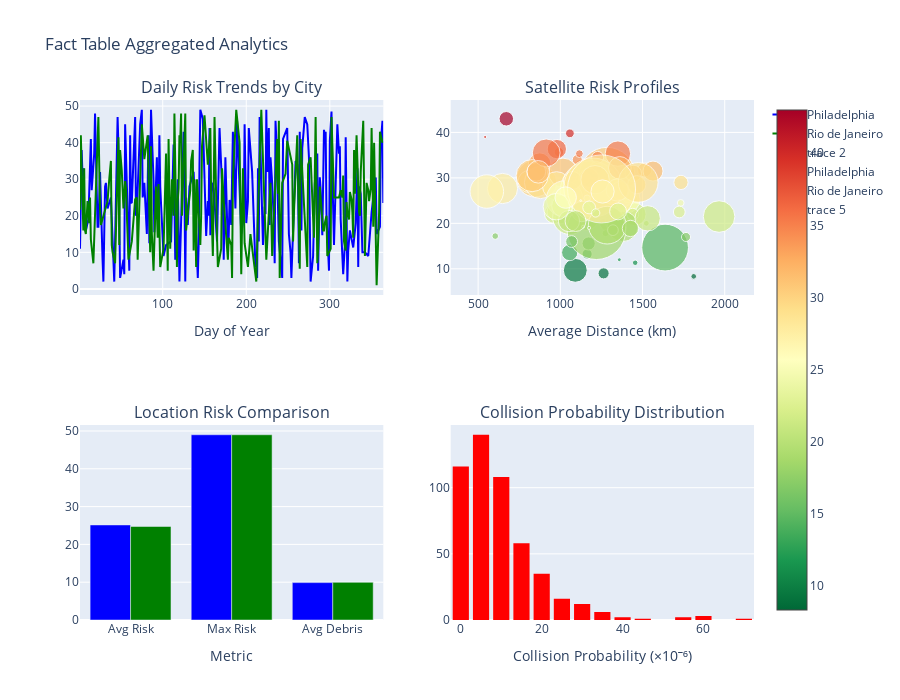

The notebook cell saved with this chart:
### Code cell
# Create aggregated views for dashboard
def create_aggregated_views(fact_df):
    """Create pre-aggregated views for dashboard performance"""
    
    # Daily risk trends
    daily_risk = fact_df.groupby(['time_id', 'location_id']).agg({
        'risk_id': 'mean',
        'debris_density_index': 'mean',
        'pass_id': 'count'
    }).reset_index()
    daily_risk.columns = ['time_id', 'location_id', 'avg_risk', 'avg_debris', 'pass_count']
    
    # Satellite risk profile
    satellite_risk = fact_df.groupby('satellite_id').agg({
        'risk_id': 'mean',
        'distance_km': 'mean',
        'collision_probability': 'max'
    }).reset_index()
    
    # Location comparison
    location_stats = fact_df.groupby('location_id').agg({
        'risk_id': ['mean', 'std', 'max'],
        'debris_density_index': ['mean', 'max'],
        'pass_id': 'count'
    }).reset_index()
    
    return daily_risk, satellite_risk, location_stats

daily_risk, satellite_risk, location_stats = create_aggregated_views(fact_df)

# Visualize aggregated metrics
fig2 = make_subplots(
    rows=2, cols=2,
    subplot_titles=(
        'Daily Risk Trends by City',
        'Satellite Risk Profiles',
        'Location Risk Comparison',
        'Collision Probability Distribution'
    )
)

# Plot 1: Time series of risk
philly_risk = daily_risk[daily_risk['location_id'] == 1]
rio_risk = daily_risk[daily_risk['location_id'] == 2]

fig2.add_trace(
    go.Scatter(x=philly_risk['time_id'], y=philly_risk['avg_risk'],
               mode='lines', name='Philadelphia', line=dict(color='blue')),
    row=1, col=1
)
fig2.add_trace(
    go.Scatter(x=rio_risk['time_id'], y=rio_risk['avg_risk'],
               mode='lines', name='Rio de Janeiro', line=dict(color='green')),
    row=1, col=1
)

# Plot 2: Satellite risk bubble chart
fig2.add_trace(
    go.Scatter(x=satellite_risk['distance_km'], 
               y=satellite_risk['risk_id'],
               mode='markers',
               marker=dict(
                   size=satellite_risk['collision_probability']*1e6,
                   color=satellite_risk['risk_id'],
                   colorscale='RdYlGn_r',
                   showscale=True
               )),
    row=1, col=2
)

# Plot 3: Location comparison
locations = ['Philadelphia', 'Rio de Janeiro']
metrics = ['Avg Risk', 'Max Risk', 'Avg Debris']
philly_vals = [
    fact_df[fact_df['location_id']==1]['risk_id'].mean(),
    fact_df[fact_df['location_id']==1]['risk_id'].max(),
    fact_df[fact_df['location_id']==1]['debris_density_index'].mean()
]
rio_vals = [
    fact_df[fact_df['location_id']==2]['risk_id'].mean(),
    fact_df[fact_df['location_id']==2]['risk_id'].max(),
    fact_df[fact_df['location_id']==2]['debris_density_index'].mean()
]

fig2.add_trace(
    go.Bar(name='Philadelphia', x=metrics, y=philly_vals, marker_color='blue'),
    row=2, col=1
)
fig2.add_trace(
    go.Bar(name='Rio de Janeiro', x=metrics, y=rio_vals, marker_color='green'),
    row=2, col=1
)

# Plot 4: Collision probability histogram
fig2.add_trace(
    go.Histogram(x=fact_df['collision_probability']*1e6, nbinsx=30,
                 marker_color='red'),
    row=2, col=2
)

fig2.update_layout(height=700, showlegend=True, 
                   title_text="Fact Table Aggregated Analytics")
fig2.update_xaxes(title_text="Day of Year", row=1, col=1)
fig2.update_xaxes(title_text="Average Distance (km)", row=1, col=2)
fig2.update_xaxes(title_text="Metric", row=2, col=1)
fig2.update_xaxes(title_text="Collision Probability (×10⁻⁶)", row=2, col=2)

fig2.show()

# Print dimensional cardinality
print("\nDimensional Cardinality Analysis")
print("="*50)
print(f"Satellite Dimension: {fact_df['satellite_id'].nunique()} unique satellites")
print(f"Location Dimension: {fact_df['location_id'].nunique()} cities")
print(f"Time Dimension: {fact_df['time_id'].nunique()} unique time periods")
print(f"Orbit Dimension: {fact_df['orbit_id'].nunique()} unique orbital profiles")
print(f"Risk Dimension: {fact_df['risk_id'].nunique()} risk scenarios")
print(f"\nFact Density: {len(fact_df) / (fact_df['satellite_id'].nunique() * fact_df['location_id'].nunique()):.1f} passes per satellite-location pair")

### Figure 1 — Plotly figure (JSON) as saved in the notebook; plotly's stock layout.template omitted (floating-point values rounded to 4 significant figures; data arrays with more than 128 entries replaced by an {"elided": "..."} marker saying what was removed)
{"data": [{"line": {"color": "blue"}, "mode": "lines", "name": "Philadelphia", "type": "scatter", "x": {"elided": "183 int values"}, "xaxis": "x", "y": {"elided": "183 float values"}, "yaxis": "y"}, {"line": {"color": "green"}, "mode": "lines", "name": "Rio de Janeiro", "type": "scatter", "x": {"elided": "174 int values"}, "xaxis": "x", "y": {"elided": "174 float values"}, "yaxis": "y"}, {"marker": {"color": [20.33, 24.7, 22.14, 31.2, 20.0, 31.75, 30.6, 20.43, 26.0, 9.667, 31.5, 30.0, 25.6, 29.88, 32.2, 23.4, 30.25, 13.57, 39.8, 22.0, 33.0, 29.2, 25.33, 29.0, 34.5, 30.0, 22.0, 24.5, 31.17, 34.0, 27.75, 23.9, 35.33, 17.83, 31.0, 28.25, 22.5, 13.25, 29.0, 25.67, 30.5, 28.5, 15.57, 35.33, 14.67, 21.2, 19.33, 31.33, 23.33, 21.17, 26.14, 21.33, 27.12, 18.5, 12.0, 17.0, 25.38, 23.86, 30.0, 19.25, 29.43, 27.88, 27.2, 43.0, 18.5, 29.6, 8.333, 25.5, 17.2, 9.0, 32.2, 35.67, 39.0, 22.6, 11.33, 22.5, 27.67, 16.0, 19.6, 36.33, 27.33, 27.0, 19.0, 29.0, 27.57, 27.0, 23.5, 22.62, 21.1, 21.5, 20.5, 18.88, 25.0, 23.67, 22.29, 35.5, 25.67, 20.5, 31.33], "colorscale": [[0, "rgb(0,104,55)"], [0.1, "rgb(26,152,80)"], [0.2, "rgb(102,189,99)"], [0.3, "rgb(166,217,106)"], [0.4, "rgb(217,239,139)"], [0.5, "rgb(255,255,191)"], [0.6, "rgb(254,224,139)"], [0.7, "rgb(253,174,97)"], [0.8, "rgb(244,109,67)"], [0.9, "rgb(215,48,39)"], [1, "rgb(165,0,38)"]], "showscale": true, "size": [20.98, 21.46, 19.57, 26.99, 5.784, 14.14, 55.62, 23.12, 13.42, 23.88, 20.0, 7.324, 20.99, 37.03, 12.34, 18.64, 4.638, 16.25, 8.751, 22.82, 22.77, 22.15, 27.98, 32.42, 12.03, 11.2, 11.92, 6.755, 28.96, 10.01, 16.29, 24.51, 7.729, 6.994, 16.35, 28.32, 16.43, 10.15, 14.24, 21.14, 32.15, 18.16, 13.2, 25.42, 46.76, 11.94, 30.54, 18.8, 21.99, 24.6, 34.35, 34.44, 60.44, 58.72, 3.874, 9.092, 36.26, 21.42, 19.14, 3.112, 18.09, 58.92, 18.15, 14.46, 10.76, 28.42, 5.682, 6.691, 6.616, 11.12, 22.6, 9.501, 3.131, 20.44, 5.505, 11.78, 30.26, 11.84, 37.73, 19.31, 22.11, 33.53, 3.158, 39.7, 68.06, 23.2, 12.85, 16.87, 25.35, 31.6, 21.28, 16.32, 1.812, 26.47, 8.288, 27.8, 21.45, 20.9, 22.57]}, "mode": "markers", "type": "scatter", "x": [1301.0, 1409.0, 962.8, 1142.0, 1523.0, 1513.0, 1284.0, 1345.0, 1414.0, 1091.0, 1564.0, 1134.0, 1099.0, 846.4, 1219.0, 1259.0, 1169.0, 1057.0, 1058.0, 1452.0, 874.3, 810.4, 1400.0, 880.0, 1227.0, 1143.0, 1440.0, 1732.0, 1016.0, 1103.0, 1104.0, 1016.0, 1116.0, 1275.0, 1444.0, 977.1, 969.0, 1163.0, 1734.0, 1246.0, 828.3, 1465.0, 1172.0, 1350.0, 1637.0, 1004.0, 1379.0, 853.8, 1286.0, 1158.0, 1252.0, 1058.0, 1183.0, 1219.0, 1359.0, 1764.0, 1026.0, 1013.0, 1175.0, 1139.0, 1074.0, 1200.0, 1364.0, 671.4, 1320.0, 1211.0, 1811.0, 1163.0, 604.0, 1263.0, 1362.0, 991.6, 542.6, 1131.0, 1455.0, 1724.0, 648.2, 1069.0, 1285.0, 978.9, 1346.0, 552.9, 1175.0, 1474.0, 1251.0, 1257.0, 1175.0, 1351.0, 1531.0, 1966.0, 1053.0, 1427.0, 1124.0, 975.8, 1215.0, 914.2, 1033.0, 1092.0, 866.1], "xaxis": "x2", "y": [20.33, 24.7, 22.14, 31.2, 20.0, 31.75, 30.6, 20.43, 26.0, 9.667, 31.5, 30.0, 25.6, 29.88, 32.2, 23.4, 30.25, 13.57, 39.8, 22.0, 33.0, 29.2, 25.33, 29.0, 34.5, 30.0, 22.0, 24.5, 31.17, 34.0, 27.75, 23.9, 35.33, 17.83, 31.0, 28.25, 22.5, 13.25, 29.0, 25.67, 30.5, 28.5, 15.57, 35.33, 14.67, 21.2, 19.33, 31.33, 23.33, 21.17, 26.14, 21.33, 27.12, 18.5, 12.0, 17.0, 25.38, 23.86, 30.0, 19.25, 29.43, 27.88, 27.2, 43.0, 18.5, 29.6, 8.333, 25.5, 17.2, 9.0, 32.2, 35.67, 39.0, 22.6, 11.33, 22.5, 27.67, 16.0, 19.6, 36.33, 27.33, 27.0, 19.0, 29.0, 27.57, 27.0, 23.5, 22.62, 21.1, 21.5, 20.5, 18.88, 25.0, 23.67, 22.29, 35.5, 25.67, 20.5, 31.33], "yaxis": "y2"}, {"marker": {"color": "blue"}, "name": "Philadelphia", "type": "bar", "x": ["Avg Risk", "Max Risk", "Avg Debris"], "xaxis": "x3", "y": [25.14, 49, 9.89], "yaxis": "y3"}, {"marker": {"color": "green"}, "name": "Rio de Janeiro", "type": "bar", "x": ["Avg Risk", "Max Risk", "Avg Debris"], "xaxis": "x3", "y": [24.73, 49, 9.958], "yaxis": "y3"}, {"marker": {"color": "red"}, "nbinsx": 30, "type": "histogram", "x": {"elided": "500 float values"}, "xaxis": "x4", "yaxis": "y4"}], "layout": {"annotations": [{"font": {"size": 16}, "showarrow": false, "text": "Daily Risk Trends by City", "x": 0.225, "xanchor": "center", "xref": "paper", "y": 1, "yanchor": "bottom", "yref": "paper"}, {"font": {"size": 16}, "showarrow": false, "text": "Satellite Risk Profiles", "x": 0.775, "xanchor": "center", "xref": "paper", "y": 1, "yanchor": "bottom", "yref": "paper"}, {"font": {"size": 16}, "showarrow": false, "text": "Location Risk Comparison", "x": 0.225, "xanchor": "center", "xref": "paper", "y": 0.375, "yanchor": "bottom", "yref": "paper"}, {"font": {"size": 16}, "showarrow": false, "text": "Collision Probability Distribution", "x": 0.775, "xanchor": "center", "xref": "paper", "y": 0.375, "yanchor": "bottom", "yref": "paper"}], "height": 700, "showlegend": true, "title": {"text": "Fact Table Aggregated Analytics"}, "xaxis": {"anchor": "y", "domain": [0, 0.45], "title": {"text": "Day of Year"}}, "xaxis2": {"anchor": "y2", "domain": [0.55, 1], "title": {"text": "Average Distance (km)"}}, "xaxis3": {"anchor": "y3", "domain": [0, 0.45], "title": {"text": "Metric"}}, "xaxis4": {"anchor": "y4", "domain": [0.55, 1], "title": {"text": "Collision Probability (×10⁻⁶)"}}, "yaxis": {"anchor": "x", "domain": [0.625, 1]}, "yaxis2": {"anchor": "x2", "domain": [0.625, 1]}, "yaxis3": {"anchor": "x3", "domain": [0, 0.375]}, "yaxis4": {"anchor": "x4", "domain": [0, 0.375]}}}
